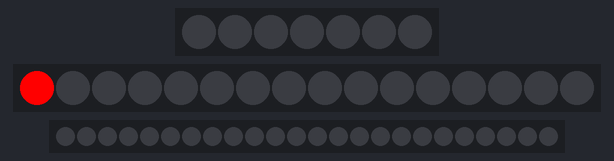
A sketch run on a simulated Arduino Uno, built with avr-gcc and run on an emulated ATmega328P. Shown: 7 RGB LEDs in strip order, left to right, 16 RGB LEDs in strip order, left to right, 24 RGB LEDs in strip order, left to right. The strip is taken to match the declared colour order.

Above: at 0.15 s.
At 3.57 s:
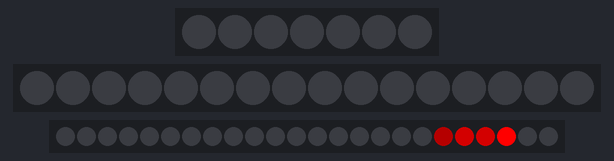
At 7.96 s:
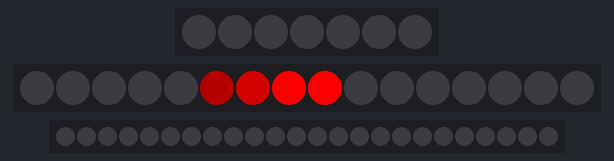
At 18.25 s:
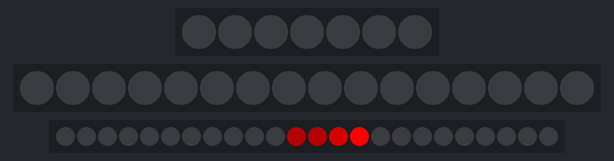
At 29.14 s:
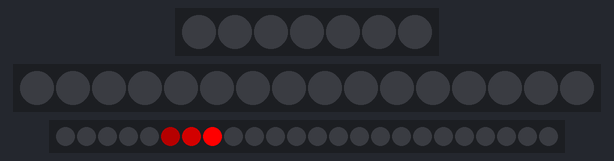
At 39.28 s:
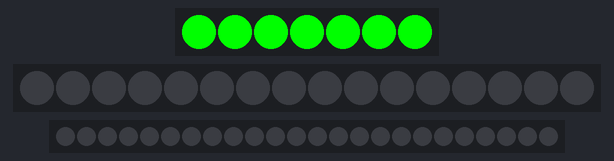
Timing chart, 0 to 40.0 s (numbered marks = the images above):
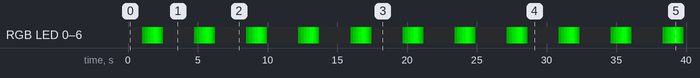

Measured:
- by itself, RGB LED 0–6: repeats every 3.7 s: RGB(0, 102, 0) 0.20 s, RGB(0, 153, 0) 0.20 s, RGB(0, 204, 0) 0.20 s, RGB(0, 255, 0) 0.30 s, RGB(0, 204, 0) 0.10 s, RGB(0, 153, 0) 0.10 s, RGB(0, 102, 0) 0.10 s, RGB(0, 51, 0) 0.10 s, off 2.2 s, RGB(0, 51, 0) 0.20 s

The sketch:

Lantern.ino
```cpp
#include <Adafruit_NeoPixel.h>
#ifdef __AVR__
  #include <avr/power.h>
#endif

#define centerPIN 0
#define innerPIN 1
#define outerPIN 2

Adafruit_NeoPixel jewel = Adafruit_NeoPixel(7,centerPIN,NEO_RGBW + NEO_KHZ800);
Adafruit_NeoPixel inner = Adafruit_NeoPixel(16,innerPIN,NEO_GRB + NEO_KHZ800);
Adafruit_NeoPixel outer = Adafruit_NeoPixel(24,outerPIN,NEO_GRB + NEO_KHZ800);

void setup() {
  // put your setup code here, to run once:

jewel.begin();
inner.begin();
outer.begin();

jewel.show();
inner.show();
outer.show();


}

void loop()
{

 for(uint16_t r=0; r<19; r++) {
    inner.setPixelColor(r, 255,0,0);
    inner.show();
    delay(10);
    inner.setPixelColor(r-1, 127,0,0);
    inner.show();
    delay(10);
    inner.setPixelColor(r-2, 64,0,0);
    inner.show();
    delay(10);
    inner.setPixelColor(r-3, 0,0,0);
    inner.show();
    delay(10);

  }

 for(uint16_t c=0; c<6; c++) //sets pixels on Jewel 0-6 to breath waits 50ms, gets to full brightness then rotates backwards.
 {
   jewel.setPixelColor (0,0,51*c,0,0);
   jewel.setPixelColor (1,0,51*c,0,0);
   jewel.setPixelColor (2,0,51*c,0,0);
   jewel.setPixelColor (3,0,51*c,0,0);
   jewel.setPixelColor (4,0,51*c,0,0);
   jewel.setPixelColor (5,0,51*c,0,0);
   jewel.setPixelColor (6,0,51*c,0,0);
   jewel.show();
   delay(200);
 if(c==5)
 {
    for(uint16_t d=5; d>0; d--)
{
   jewel.setPixelColor (0,0,51*d,0,0);
   jewel.setPixelColor (1,0,51*d,0,0);
   jewel.setPixelColor (2,0,51*d,0,0);
   jewel.setPixelColor (3,0,51*d,0,0);
   jewel.setPixelColor (4,0,51*d,0,0);
   jewel.setPixelColor (5,0,51*d,0,0);
   jewel.setPixelColor (6,0,51*d,0,0);
   jewel.show();
   delay(100);
   if(d==1)
   {
   jewel.setPixelColor (0,0,0,0,0);
   jewel.setPixelColor (1,0,0,0,0);
   jewel.setPixelColor (2,0,0,0,0);
   jewel.setPixelColor (3,0,0,0,0);
   jewel.setPixelColor (4,0,0,0,0);
   jewel.setPixelColor (5,0,0,0,0);
   jewel.setPixelColor (6,0,0,0,0);
   jewel.show();
   }

    }
 }
}
 for(uint16_t o=0; o<27; o++) {
    outer.setPixelColor(o, 255,0,0);
    outer.show();
    delay(10);
    outer.setPixelColor(o-1, 127,0,0);
    outer.show();
    delay(10);
    outer.setPixelColor(o-2, 64,0,0);
    outer.show();
    delay(10);
    outer.setPixelColor(o-3, 0,0,0);
    outer.show();
    delay(10);
 }


}
```
